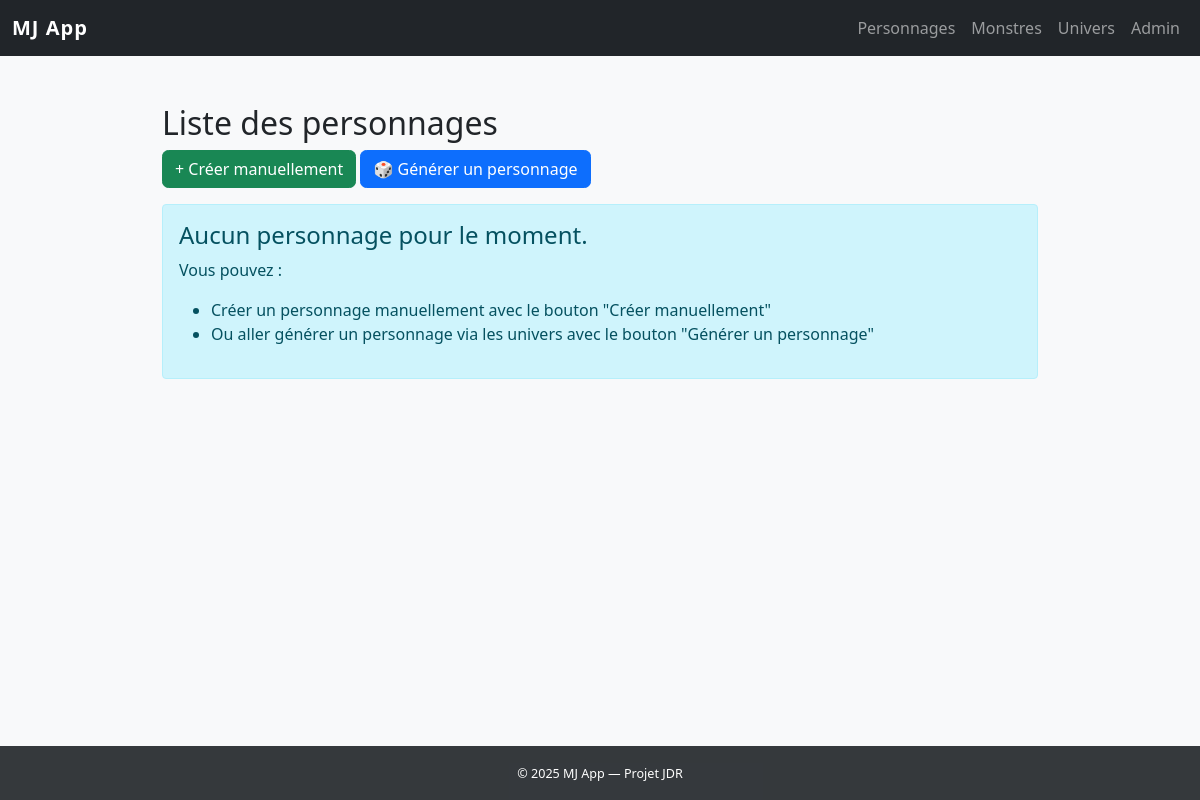
Page /characters/ on the earlier database version.
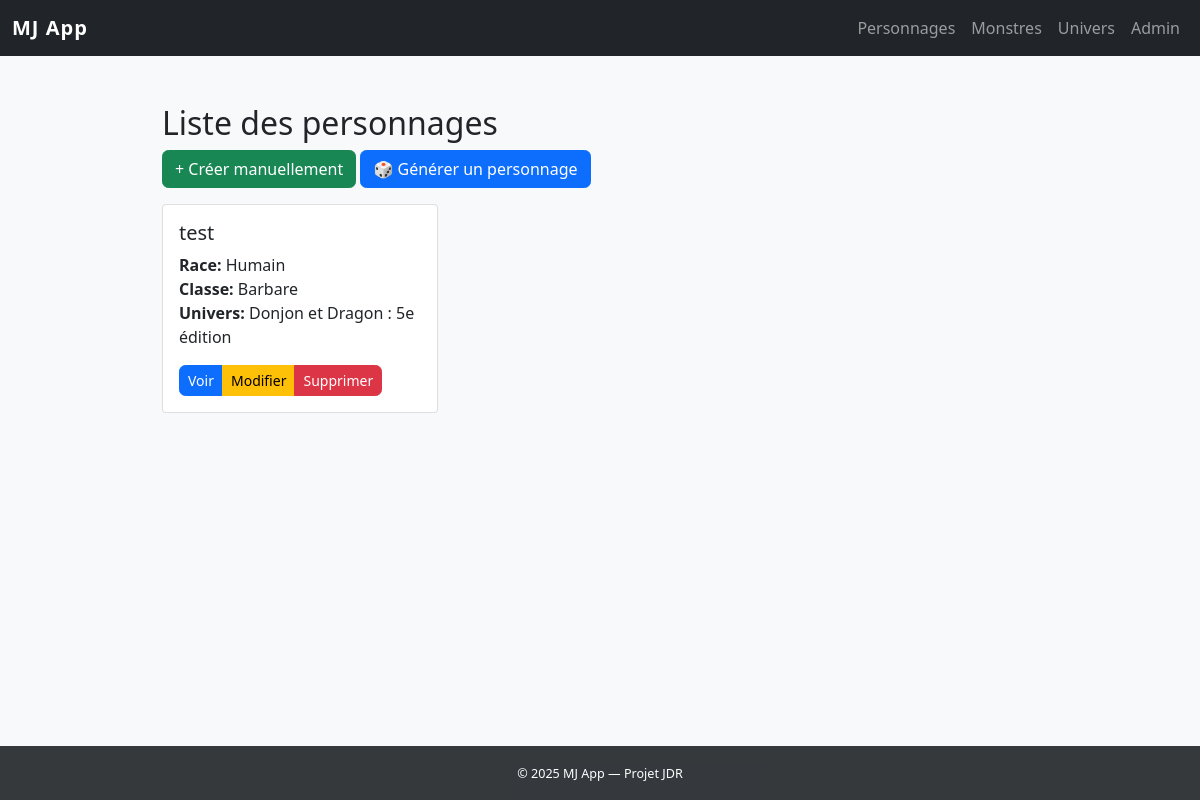
Same page on the later database version.
### characters/models.py (models this page shows, shortened)
class Character(models.Model):
    owner = models.ForeignKey(User, on_delete=models.SET_NULL, null=True, blank=True)
    universe = models.ForeignKey(Universe, on_delete=models.CASCADE, related_name='characters')
    name = models.CharField(max_length=120)
    race = models.CharField(max_length=80, blank=True)
    char_class = models.CharField(max_length=80, blank=True)
    level = models.IntegerField(default=1)
    strength = models.IntegerField(default=10)
    dexterity = models.IntegerField(default=10)
    constitution = models.IntegerField(default=10)
    intelligence = models.IntegerField(default=10)
    wisdom = models.IntegerField(default=10)
    charisma = models.IntegerField(default=10)
    dnd_background = models.CharField(max_length=80, blank=True, verbose_name="Historique D&D")
    background_story = models.TextField(blank=True, verbose_name="Histoire personnelle")
    description = models.TextField(blank=True)
    skills = models.JSONField(default=dict, blank=True, help_text="Compétences et leurs bonus")
    equipment = models.JSONField(default=list, blank=True, help_text="Liste d'équipements")
    features = models.JSONField(default=list, blank=True, help_text="Traits raciaux, capacités de classe, etc.")
    languages = models.JSONField(default=list, blank=True, help_text="Langues parlées")
    created_at = models.DateTimeField(auto_now_add=True)
    class Meta:
        ordering = ['name']

### universes/models.py (models this page shows, shortened)
class Universe(models.Model):
    name = models.CharField(max_length=100, unique=True)
    description = models.TextField(blank=True)
    system = models.CharField(max_length=100, help_text="Ex: D&D 5e, Appel de Cthulu, Pathfinder...")
    created_at = models.DateTimeField(auto_now_add=True)
    creation_rules = models.JSONField(blank=True, null=True, default=dict, help_text="JSON définissant les règles de création de personnages pour cet univers")

### characters/views.py (the view)
# urls.py: path('', views.character_list, name='character_list'),
def character_list(request):
    characters = Character.objects.all()
    first_universe = Universe.objects.first()
    return render(request, 'characters/character_list.html', {
        'characters': characters,
        'first_universe': first_universe
    })

### templates/characters/character_list.html
{% extends 'base.html' %}
{% block content %}
<h2>Liste des personnages</h2>
<div class="mb-3">
  <a href="{% url 'characters:dnd_manual_creation' 1 %}" class="btn btn-success">+ Créer manuellement</a>
  <a href="{% url 'characters:choose_universe_for_generation' %}" class="btn btn-primary">🎲 Générer un personnage</a>
</div>
<div class="row">
  {% for character in characters %}
  <div class="col-md-6 col-lg-4 mb-3">
    <div class="card">
      <div class="card-body">
        <h5 class="card-title">{{ character.name }}</h5>
        <p class="card-text">
          <strong>Race:</strong> {{ character.race }}<br>
          <strong>Classe:</strong> {{ character.char_class }}<br>
          <strong>Univers:</strong> {{ character.universe.name }}
        </p>
        <div class="btn-group" role="group">
          <a href="{% url 'characters:character_detail' character.pk %}" class="btn btn-primary btn-sm">Voir</a>
          <a href="{% url 'characters:character_update' character.pk %}" class="btn btn-warning btn-sm">Modifier</a>
          <a href="{% url 'characters:character_delete' character.pk %}" class="btn btn-danger btn-sm">Supprimer</a>
        </div>
      </div>
    </div>
  </div>
  {% empty %}
  <div class="col-12">
    <div class="alert alert-info">
      <h4>Aucun personnage pour le moment.</h4>
      <p>Vous pouvez :</p>
      <ul>
        <li>Créer un personnage manuellement avec le bouton "Créer manuellement"</li>
        <li>Ou aller générer un personnage via les univers avec le bouton "Générer un personnage"</li>
      </ul>
    </div>
  </div>
  {% endfor %}
</div>
{% endblock %}

Differences in the rows shown:
added Character: name "test", race "Humain", char_class "Barbare", universe.name "Donjon et Dragon : 5e édition"
Other differences:
text no longer shown: "Aucun personnage pour le moment. Vous pouvez : Créer un personnage manuellement avec le bouton \"Créer manuellement\" Ou aller générer un personnage via les univers avec le bouton \"Générer un personnage\""
